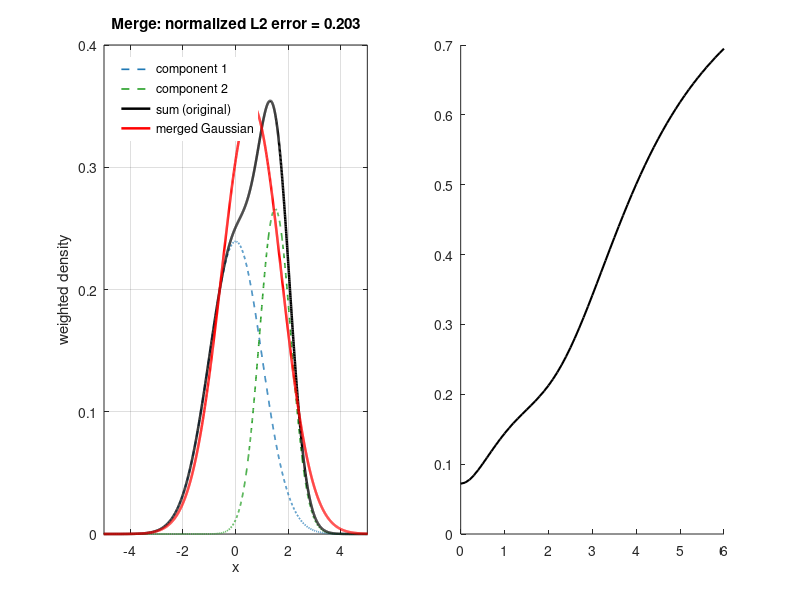

Source code (MATLAB): (Note: this script raises an error after producing the figure.)
% Law of total variance for a two-component Gaussian mixture (1D).
% Merge two components into one by matching total weight, mean and variance,
% then measure how well the merged Gaussian reproduces the original sum
% with a normalized L2 error.

% --- Two components ---
w  = [0.6 0.4];          % weights
mu = [0.0 1.5];          % means
s  = [1.0 0.6];          % standard deviations

gauss = @(x,m,sg) exp(-(x-m).^2./(2*sg.^2)) ./ (sg*sqrt(2*pi));

% --- Merge (moment matching) ---
merge = @(w,mu,s) deal( sum(w), ...
                        sum(w.*mu)/sum(w), ...
                        sqrt( sum(w.*(s.^2 + (mu - sum(w.*mu)/sum(w)).^2)) / sum(w) ) );
[wM, muM, sM] = merge(w,mu,s);

% Terms of the law of total variance
mu_tot   = sum(w.*mu)/sum(w);
V_within = sum(w.*s.^2)/sum(w);
V_betw   = sum(w.*(mu-mu_tot).^2)/sum(w);
fprintf('within  = %.4f\nbetween = %.4f\ntotal   = %.4f  (merged sigma^2 = %.4f)\n', ...
        V_within, V_betw, V_within+V_betw, sM^2);

% --- Normalized L2 error: ||f - g|| / ||f||, f = original sum, g = merged ---
x     = linspace(-8, 10, 4000);
l2err = @(f,g) sqrt(trapz(x,(f-g).^2) / trapz(x,f.^2));

f1 = w(1)*gauss(x,mu(1),s(1));
f2 = w(2)*gauss(x,mu(2),s(2));
f  = f1 + f2;
g  = wM*gauss(x,muM,sM);
err = l2err(f,g);

% Check that the sum and the merged Gaussian really share mean and variance
m_f = trapz(x,x.*f)/trapz(x,f);
v_f = trapz(x,(x-m_f).^2.*f)/trapz(x,f);
fprintf('sum:    mean = %.4f, var = %.4f\nmerged: mean = %.4f, var = %.4f\n', m_f, v_f, muM, sM^2);
fprintf('normalized L2 error = %.3f\n', err);

% --- Scan the separation of the two means to see how the error behaves ---
sep   = linspace(0, 6, 61);             % (mu2 - mu1) / mean sigma
sbar  = mean(s);
errS  = zeros(size(sep));
for n = 1:numel(sep)
    mu_n = [0, sep(n)*sbar];
    [wm,mm,sm] = merge(w,mu_n,s);
    fn = w(1)*gauss(x,mu_n(1),s(1)) + w(2)*gauss(x,mu_n(2),s(2));
    gn = wm*gauss(x,mm,sm);
    errS(n) = l2err(fn,gn);
end
thr = 0.1;                              % example acceptance threshold (your choice)

% --- Plot ---
figure('Position',[100 100 1000 400]);

subplot(1,2,1); hold on;
plot(x, f1, '--', 'Color', [0.12 0.47 0.71], 'LineWidth', 1.2, 'DisplayName','component 1');
plot(x, f2, '--', 'Color', [0.17 0.63 0.17], 'LineWidth', 1.2, 'DisplayName','component 2');
plot(x, f,  'k-',  'LineWidth', 1.8, 'DisplayName','sum (original)');
plot(x, g,  'r-',  'LineWidth', 1.8, 'DisplayName','merged Gaussian');
xlabel('x'); ylabel('weighted density');
title(sprintf('Merge: normalized L2 error = %.3f', err));
legend('Location','northwest','Box','off'); grid on; box on;
xlim([-5 5])

subplot(1,2,2); hold on;
plot(sep, errS, 'k-', 'LineWidth', 1.5, 'DisplayName','L2 error');
yline(thr, 'r--', 'DisplayName','example threshold');
plot((mu(2)-mu(1))/sbar, err, 'ro', 'MarkerFaceColor','r', 'DisplayName','current case');
xlabel('(\mu_2-\mu_1) / mean \sigma'); ylabel('normalized L2 error');
title('Error vs. separation of the means');
legend('Location','northwest','Box','off'); grid on; box on;

%%
